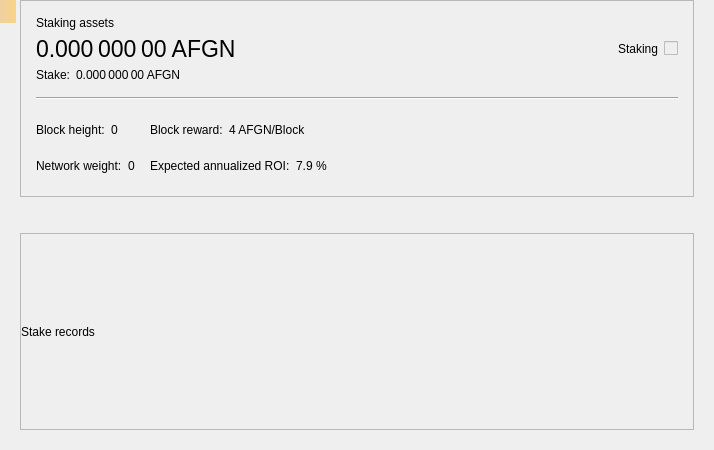
<?xml version="1.0" encoding="UTF-8"?>
<ui version="4.0">
 <class>StakePage</class>
 <widget class="QWidget" name="StakePage">
  <property name="geometry">
   <rect>
    <x>0</x>
    <y>0</y>
    <width>714</width>
    <height>450</height>
   </rect>
  </property>
  <property name="windowTitle">
   <string>Form</string>
  </property>
  <layout class="QVBoxLayout" name="verticalLayout_3">
   <property name="leftMargin">
    <number>20</number>
   </property>
   <property name="topMargin">
    <number>0</number>
   </property>
   <property name="rightMargin">
    <number>20</number>
   </property>
   <property name="bottomMargin">
    <number>20</number>
   </property>
   <item>
    <widget class="QFrame" name="frameStakeInfo">
     <property name="frameShape">
      <enum>QFrame::StyledPanel</enum>
     </property>
     <property name="frameShadow">
      <enum>QFrame::Raised</enum>
     </property>
     <layout class="QVBoxLayout" name="verticalLayout">
      <property name="spacing">
       <number>15</number>
      </property>
      <property name="leftMargin">
       <number>15</number>
      </property>
      <property name="topMargin">
       <number>15</number>
      </property>
      <property name="rightMargin">
       <number>15</number>
      </property>
      <property name="bottomMargin">
       <number>15</number>
      </property>
      <item>
       <layout class="QGridLayout" name="gridLayout_2">
        <property name="spacing">
         <number>6</number>
        </property>
        <item row="1" column="0">
         <widget class="QLabel" name="labelAssets">
          <property name="font">
           <font>
            <pointsize>17</pointsize>
           </font>
          </property>
          <property name="cursor">
           <cursorShape>IBeamCursor</cursorShape>
          </property>
          <property name="toolTip">
           <string>Your current spendable balance</string>
          </property>
          <property name="text">
           <string notr="true">0.000 000 00 AFGN</string>
          </property>
          <property name="alignment">
           <set>Qt::AlignLeading|Qt::AlignLeft|Qt::AlignVCenter</set>
          </property>
          <property name="textInteractionFlags">
           <set>Qt::LinksAccessibleByMouse|Qt::TextSelectableByMouse</set>
          </property>
         </widget>
        </item>
        <item row="0" column="0">
         <widget class="QLabel" name="labelAssetsText">
          <property name="text">
           <string>Staking assets</string>
          </property>
          <property name="alignment">
           <set>Qt::AlignLeading|Qt::AlignLeft|Qt::AlignVCenter</set>
          </property>
         </widget>
        </item>
        <item row="1" column="2">
         <spacer name="horizontalSpacer_2">
          <property name="orientation">
           <enum>Qt::Horizontal</enum>
          </property>
          <property name="sizeHint" stdset="0">
           <size>
            <width>40</width>
            <height>20</height>
           </size>
          </property>
         </spacer>
        </item>
        <item row="4" column="0">
         <layout class="QHBoxLayout" name="horizontalLayout_5">
          <property name="spacing">
           <number>6</number>
          </property>
          <item>
           <widget class="QLabel" name="labelStakeText">
            <property name="sizePolicy">
             <sizepolicy hsizetype="Maximum" vsizetype="Preferred">
              <horstretch>0</horstretch>
              <verstretch>0</verstretch>
             </sizepolicy>
            </property>
            <property name="text">
             <string>Stake:</string>
            </property>
            <property name="alignment">
             <set>Qt::AlignLeading|Qt::AlignLeft|Qt::AlignVCenter</set>
            </property>
           </widget>
          </item>
          <item>
           <widget class="QLabel" name="labelStake">
            <property name="text">
             <string>0.000 000 00 AFGN</string>
            </property>
            <property name="alignment">
             <set>Qt::AlignLeading|Qt::AlignLeft|Qt::AlignVCenter</set>
            </property>
            <property name="textInteractionFlags">
             <set>Qt::LinksAccessibleByMouse|Qt::TextSelectableByMouse</set>
            </property>
           </widget>
          </item>
          <item>
           <spacer name="horizontalSpacer_3">
            <property name="orientation">
             <enum>Qt::Horizontal</enum>
            </property>
            <property name="sizeType">
             <enum>QSizePolicy::Minimum</enum>
            </property>
            <property name="sizeHint" stdset="0">
             <size>
              <width>0</width>
              <height>0</height>
             </size>
            </property>
           </spacer>
          </item>
         </layout>
        </item>
        <item row="1" column="4">
         <widget class="QLabel" name="labelStaking">
          <property name="text">
           <string>Staking</string>
          </property>
         </widget>
        </item>
        <item row="1" column="5">
         <widget class="QSwitchControl" name="checkStake">
          <property name="enabled">
           <bool>false</bool>
          </property>
         </widget>
        </item>
       </layout>
      </item>
      <item>
       <widget class="Line" name="hLine">
        <property name="orientation">
         <enum>Qt::Horizontal</enum>
        </property>
       </widget>
      </item>
      <item>
       <layout class="QGridLayout" name="gridLayout">
        <property name="verticalSpacing">
         <number>6</number>
        </property>
        <item row="0" column="0">
         <layout class="QHBoxLayout" name="horizontalLayout">
          <property name="spacing">
           <number>6</number>
          </property>
          <item>
           <widget class="QLabel" name="labelHeightText">
            <property name="sizePolicy">
             <sizepolicy hsizetype="Maximum" vsizetype="Preferred">
              <horstretch>0</horstretch>
              <verstretch>0</verstretch>
             </sizepolicy>
            </property>
            <property name="text">
             <string>Block height:</string>
            </property>
            <property name="alignment">
             <set>Qt::AlignLeading|Qt::AlignLeft|Qt::AlignVCenter</set>
            </property>
           </widget>
          </item>
          <item>
           <widget class="QLabel" name="labelHeight">
            <property name="text">
             <string>0</string>
            </property>
            <property name="alignment">
             <set>Qt::AlignLeading|Qt::AlignLeft|Qt::AlignVCenter</set>
            </property>
            <property name="textInteractionFlags">
             <set>Qt::LinksAccessibleByMouse|Qt::TextSelectableByMouse</set>
            </property>
           </widget>
          </item>
          <item>
           <spacer name="horizontalSpacer_4">
            <property name="orientation">
             <enum>Qt::Horizontal</enum>
            </property>
            <property name="sizeType">
             <enum>QSizePolicy::Minimum</enum>
            </property>
            <property name="sizeHint" stdset="0">
             <size>
              <width>0</width>
              <height>0</height>
             </size>
            </property>
           </spacer>
          </item>
         </layout>
        </item>
        <item row="0" column="1">
         <layout class="QHBoxLayout" name="horizontalLayout_3">
          <property name="spacing">
           <number>6</number>
          </property>
          <item>
           <widget class="QLabel" name="labelRewardText">
            <property name="sizePolicy">
             <sizepolicy hsizetype="Maximum" vsizetype="Preferred">
              <horstretch>0</horstretch>
              <verstretch>0</verstretch>
             </sizepolicy>
            </property>
            <property name="text">
             <string>Block reward:</string>
            </property>
            <property name="alignment">
             <set>Qt::AlignLeading|Qt::AlignLeft|Qt::AlignVCenter</set>
            </property>
           </widget>
          </item>
          <item>
           <widget class="QLabel" name="labelReward">
            <property name="text">
             <string>4 AFGN/Block</string>
            </property>
            <property name="alignment">
             <set>Qt::AlignLeading|Qt::AlignLeft|Qt::AlignVCenter</set>
            </property>
            <property name="textInteractionFlags">
             <set>Qt::LinksAccessibleByMouse|Qt::TextSelectableByMouse</set>
            </property>
           </widget>
          </item>
          <item>
           <spacer name="horizontalSpacer_6">
            <property name="orientation">
             <enum>Qt::Horizontal</enum>
            </property>
            <property name="sizeType">
             <enum>QSizePolicy::Minimum</enum>
            </property>
            <property name="sizeHint" stdset="0">
             <size>
              <width>0</width>
              <height>0</height>
             </size>
            </property>
           </spacer>
          </item>
         </layout>
        </item>
        <item row="0" column="2" rowspan="2">
         <spacer name="horizontalSpacer">
          <property name="orientation">
           <enum>Qt::Horizontal</enum>
          </property>
          <property name="sizeHint" stdset="0">
           <size>
            <width>40</width>
            <height>20</height>
           </size>
          </property>
         </spacer>
        </item>
        <item row="1" column="0">
         <layout class="QHBoxLayout" name="horizontalLayout_2">
          <property name="spacing">
           <number>6</number>
          </property>
          <item>
           <widget class="QLabel" name="labelWeightText">
            <property name="sizePolicy">
             <sizepolicy hsizetype="Maximum" vsizetype="Preferred">
              <horstretch>0</horstretch>
              <verstretch>0</verstretch>
             </sizepolicy>
            </property>
            <property name="text">
             <string>Network weight:</string>
            </property>
            <property name="alignment">
             <set>Qt::AlignLeading|Qt::AlignLeft|Qt::AlignVCenter</set>
            </property>
           </widget>
          </item>
          <item>
           <widget class="QLabel" name="labelWeight">
            <property name="text">
             <string>0</string>
            </property>
            <property name="alignment">
             <set>Qt::AlignLeading|Qt::AlignLeft|Qt::AlignVCenter</set>
            </property>
            <property name="textInteractionFlags">
             <set>Qt::LinksAccessibleByMouse|Qt::TextSelectableByMouse</set>
            </property>
           </widget>
          </item>
          <item>
           <spacer name="horizontalSpacer_5">
            <property name="orientation">
             <enum>Qt::Horizontal</enum>
            </property>
            <property name="sizeType">
             <enum>QSizePolicy::Minimum</enum>
            </property>
            <property name="sizeHint" stdset="0">
             <size>
              <width>0</width>
              <height>0</height>
             </size>
            </property>
           </spacer>
          </item>
         </layout>
        </item>
        <item row="1" column="1">
         <layout class="QHBoxLayout" name="horizontalLayout_4">
          <property name="spacing">
           <number>6</number>
          </property>
          <item>
           <widget class="QLabel" name="labelROIText">
            <property name="sizePolicy">
             <sizepolicy hsizetype="Maximum" vsizetype="Preferred">
              <horstretch>0</horstretch>
              <verstretch>0</verstretch>
             </sizepolicy>
            </property>
            <property name="text">
             <string>Expected annualized ROI:</string>
            </property>
            <property name="alignment">
             <set>Qt::AlignLeading|Qt::AlignLeft|Qt::AlignVCenter</set>
            </property>
           </widget>
          </item>
          <item>
           <widget class="QLabel" name="labelROI">
            <property name="text">
             <string>7.9 %</string>
            </property>
            <property name="alignment">
             <set>Qt::AlignLeading|Qt::AlignLeft|Qt::AlignVCenter</set>
            </property>
            <property name="textInteractionFlags">
             <set>Qt::LinksAccessibleByMouse|Qt::TextSelectableByMouse</set>
            </property>
           </widget>
          </item>
          <item>
           <spacer name="horizontalSpacer_7">
            <property name="orientation">
             <enum>Qt::Horizontal</enum>
            </property>
            <property name="sizeType">
             <enum>QSizePolicy::Minimum</enum>
            </property>
            <property name="sizeHint" stdset="0">
             <size>
              <width>0</width>
              <height>0</height>
             </size>
            </property>
           </spacer>
          </item>
         </layout>
        </item>
       </layout>
      </item>
     </layout>
    </widget>
   </item>
   <item>
    <spacer name="verticalSpacer">
     <property name="orientation">
      <enum>Qt::Vertical</enum>
     </property>
     <property name="sizeType">
      <enum>QSizePolicy::Fixed</enum>
     </property>
     <property name="sizeHint" stdset="0">
      <size>
       <width>20</width>
       <height>30</height>
      </size>
     </property>
    </spacer>
   </item>
   <item>
    <widget class="QFrame" name="frameStakeRecords">
     <property name="frameShape">
      <enum>QFrame::StyledPanel</enum>
     </property>
     <property name="frameShadow">
      <enum>QFrame::Raised</enum>
     </property>
     <layout class="QVBoxLayout" name="verticalLayout_2">
      <property name="leftMargin">
       <number>0</number>
      </property>
      <property name="topMargin">
       <number>0</number>
      </property>
      <property name="rightMargin">
       <number>0</number>
      </property>
      <property name="bottomMargin">
       <number>0</number>
      </property>
      <item>
       <widget class="QLabel" name="labelRecordsText">
        <property name="text">
         <string>Stake records</string>
        </property>
       </widget>
      </item>
     </layout>
    </widget>
   </item>
  </layout>
  <widget class="QLabel" name="labelAlerts">
   <property name="geometry">
    <rect>
     <x>0</x>
     <y>0</y>
     <width>16</width>
     <height>23</height>
    </rect>
   </property>
   <property name="visible">
    <bool>false</bool>
   </property>
   <property name="styleSheet">
    <string notr="true">QLabel { background-color: qlineargradient(x1: 0, y1: 0, x2: 1, y2: 0, stop:0 #F0D0A0, stop:1 #F8D488); color:#000000; }</string>
   </property>
   <property name="wordWrap">
    <bool>true</bool>
   </property>
   <property name="margin">
    <number>3</number>
   </property>
   <property name="textInteractionFlags">
    <set>Qt::TextSelectableByMouse</set>
   </property>
  </widget>
 </widget>
 <customwidgets>
  <customwidget>
   <class>QSwitchControl</class>
   <extends>QCheckBox</extends>
   <header>qt/qswitchcontrol.h</header>
  </customwidget>
 </customwidgets>
 <resources/>
 <connections/>
</ui>
